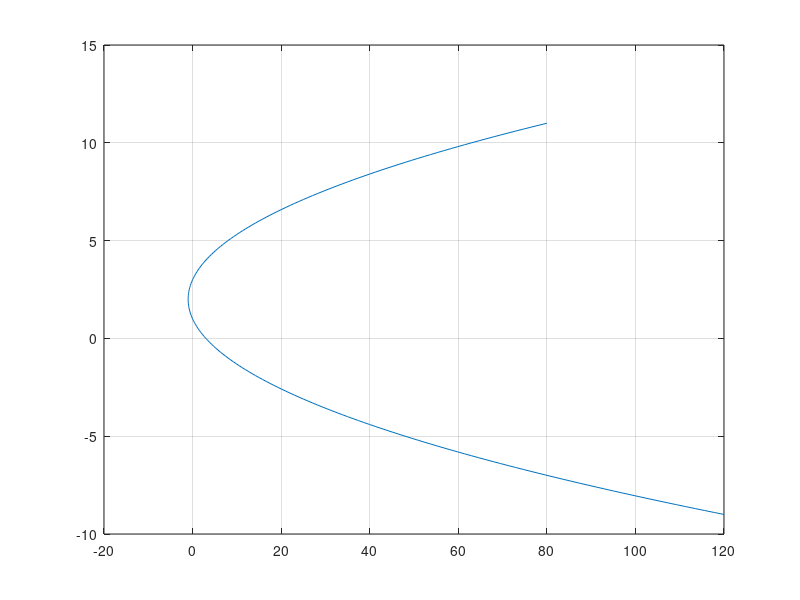
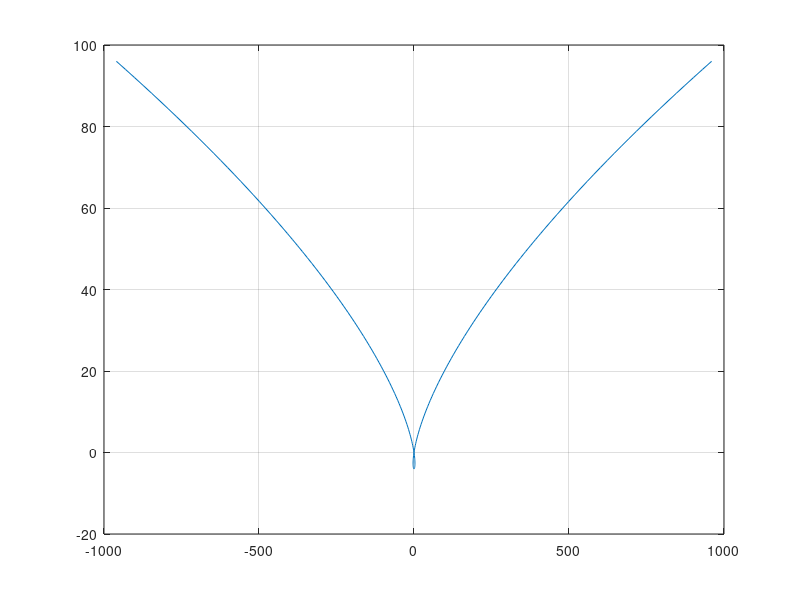
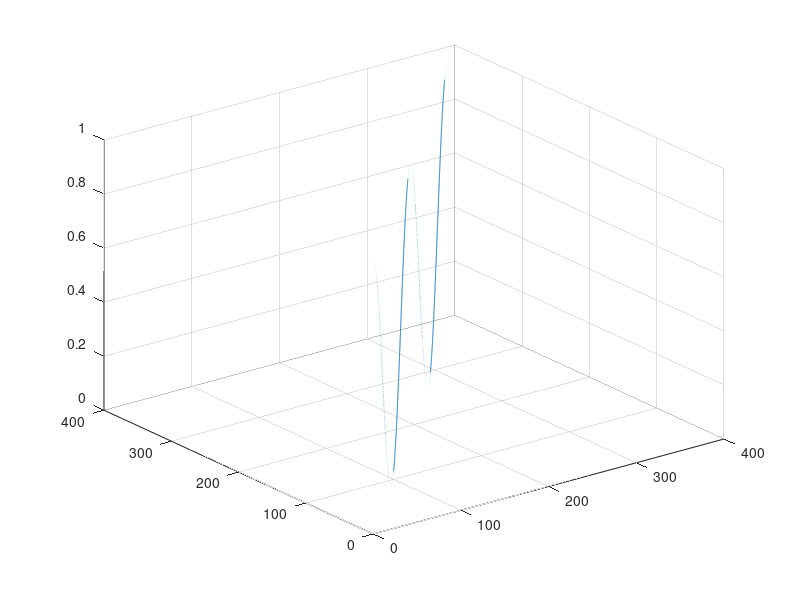
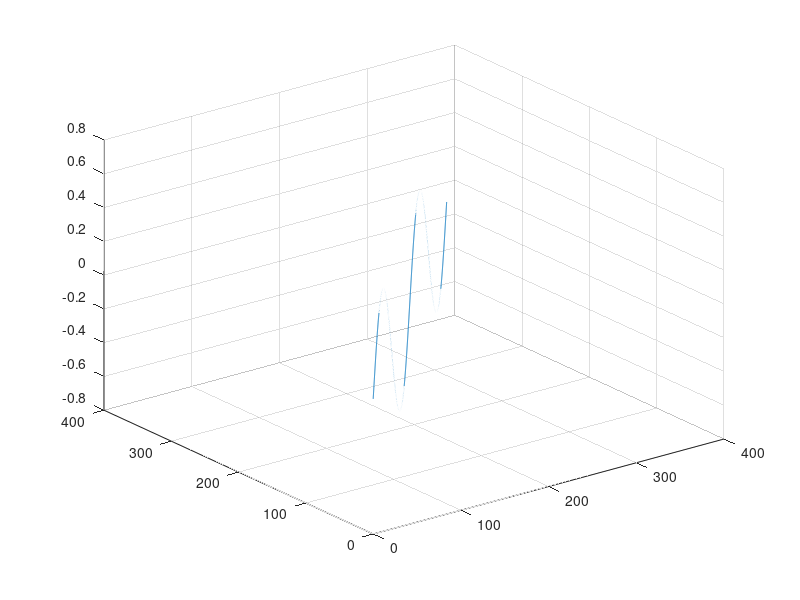

Write MATLAB code to recreate these figures, in order.
%Actividad 1. Módulo 4. Computación.
%Emiliano Vivas Rodríguez (a01424732@tec.mx).
%05/04/2022

clear;
close all;
clc;

t=-10:0.1:10;

%1.
x=t.^2-2.*t;
y=t+1;
figure(1);
plot(x, y);
grid on;

%2.
g = t.^3-4.*t;
h = t.^2-4;
figure(2);
plot(g, h);
grid on;

%3

t=0:0.1:360;
u=0:0.1:360;

x = cosd(t).*cosd(u);
figure(3);
plot3(t, u, x);
grid on;

y = cosd(t).*sind(u);
figure(4);
plot3(t, u, y);
grid on;

z = cosd(t).^2;
figure(5);
plot3(t, u, z);
grid on;

figure(6);
plot3(x, y, z);
grid on;

figure(7);
t = linspace(0, 360, 50);
u = linspace(0, 360, 50);
[t, u] = meshgrid(t, u);
surf(cosd(t).*cosd(u), cosd(t).*sind(u), cosd(t).^2);
grid on;